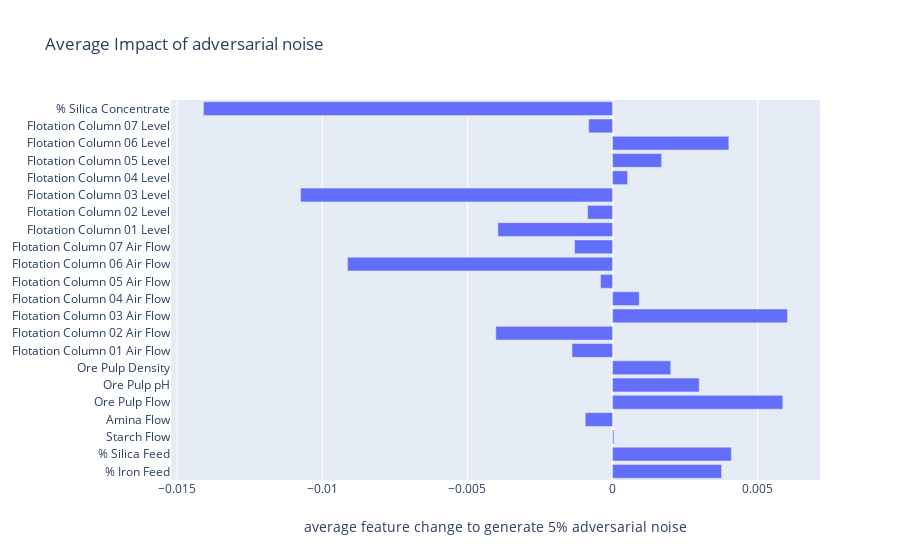

The code cell stored with this chart in its notebook:
### Code cell
adv_median_change = []
for i in range(X_test.shape[1]):
    adv_median_change.append(np.mean((X_test - x_test_adv)[:,i]))
    
fig = go.Figure(go.Bar(
            x=adv_median_change,
            y=feature_names,
            orientation='h'))

fig.update_layout(title = "Average Impact of adversarial noise", xaxis_title='average feature change to generate 5% adversarial noise', waterfallgap = 0.3)

fig.show()

### Figure 1 — Plotly figure (JSON) as saved in the notebook; plotly's stock layout.template omitted (floating-point values rounded to 4 significant figures)
{"data": [{"orientation": "h", "type": "bar", "x": [0.003756, 0.004092, 4.61e-05, -0.000941, 0.005866, 0.002986, 0.002004, -0.001397, -0.004022, 0.006029, 0.0009193, -0.0004149, -0.009131, -0.00131, -0.003951, -0.0008597, -0.01075, 0.000518, 0.00169, 0.004006, -0.0008217, -0.01409], "y": ["% Iron Feed", "% Silica Feed", "Starch Flow", "Amina Flow", "Ore Pulp Flow", "Ore Pulp pH", "Ore Pulp Density", "Flotation Column 01 Air Flow", "Flotation Column 02 Air Flow", "Flotation Column 03 Air Flow", "Flotation Column 04 Air Flow", "Flotation Column 05 Air Flow", "Flotation Column 06 Air Flow", "Flotation Column 07 Air Flow", "Flotation Column 01 Level", "Flotation Column 02 Level", "Flotation Column 03 Level", "Flotation Column 04 Level", "Flotation Column 05 Level", "Flotation Column 06 Level", "Flotation Column 07 Level", "% Silica Concentrate"]}], "layout": {"title": {"text": "Average Impact of adversarial noise"}, "waterfallgap": 0.3, "xaxis": {"title": {"text": "average feature change to generate 5% adversarial noise"}}}}
